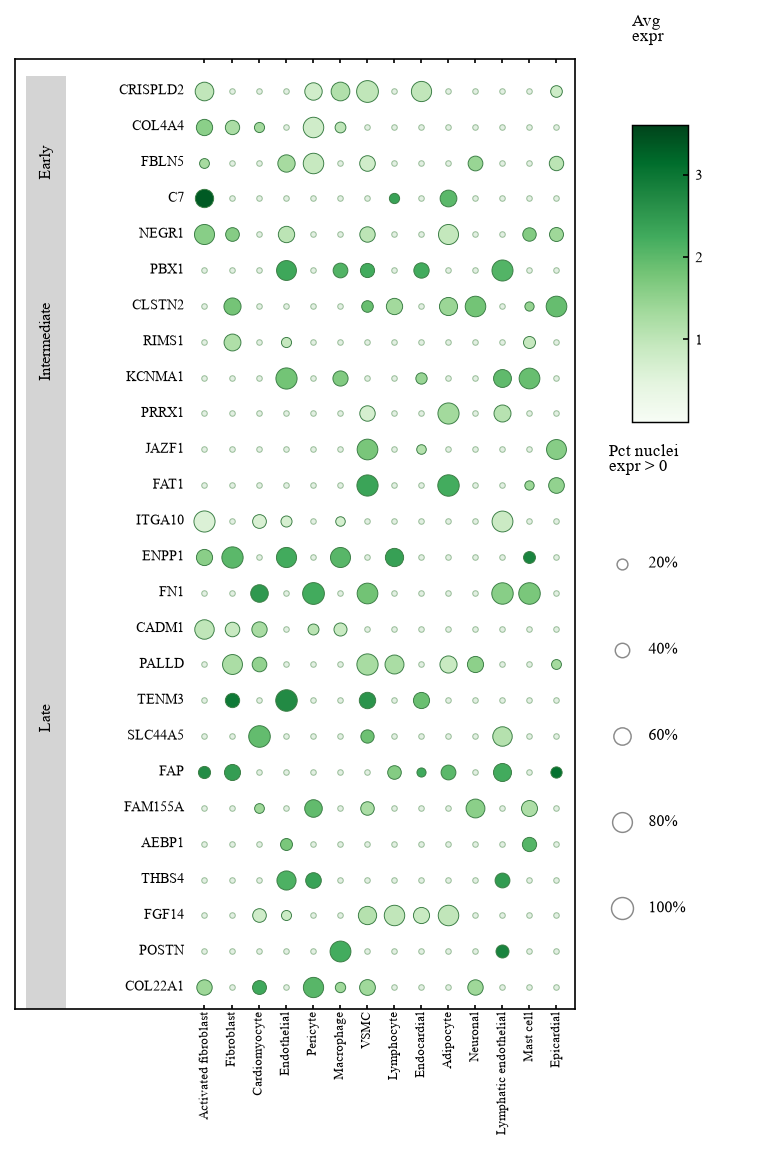

The script that drew this image:
# -*- coding: utf-8 -*-
"""案例11 - Nature 气泡热图: 26 基因 × 14 细胞类型。
点径=表达核比例, 绿色深浅=平均表达; 左侧分组灰条; 右侧色条+尺寸图例。
参考：同类期刊常见的「气泡热图（点阵热图）」版式（详见同名 case 卡）。"""
import sys, os
HERE = os.path.dirname(os.path.abspath(__file__))
sys.path.insert(0, os.path.join(HERE, 'lib'))
from paper_style import *

set_style()

import numpy as np
import matplotlib.pyplot as plt
from matplotlib.colors import Normalize
from matplotlib.cm import ScalarMappable
from matplotlib.patches import Rectangle

genes = ['CRISPLD2', 'COL4A4', 'FBLN5', 'C7', 'NEGR1',
         'PBX1', 'CLSTN2', 'RIMS1', 'KCNMA1', 'PRRX1',
         'JAZF1', 'FAT1', 'ITGA10', 'ENPP1', 'FN1', 'CADM1', 'PALLD',
         'TENM3', 'SLC44A5', 'FAP', 'FAM155A', 'AEBP1', 'THBS4',
         'FGF14', 'POSTN', 'COL22A1']
groups = [('Early', 0, 5), ('Intermediate', 5, 10), ('Late', 10, 26)]
cells = ['Activated fibroblast', 'Fibroblast', 'Cardiomyocyte', 'Endothelial',
         'Pericyte', 'Macrophage', 'VSMC', 'Lymphocyte', 'Endocardial',
         'Adipocyte', 'Neuronal', 'Lymphatic endothelial', 'Mast cell',
         'Epicardial']
ng, nc = len(genes), len(cells)

r = rng(11)
# 每基因平均表达水平与每细胞类型表达比例
avg = np.zeros((ng, nc))
pct = np.zeros((ng, nc))
for i in range(ng):
    base = r.uniform(0.8, 3.4)
    k = r.integers(2, 8)               # 表达的细胞类型数
    idx = r.choice(nc, size=k, replace=False)
    idx = np.concatenate([idx[:2], idx])   # 前两个细胞类型几乎总表达
    for j in idx:
        avg[i, j] = base * r.uniform(0.55, 1.15)
        pct[i, j] = r.uniform(0.12, 1.0)
    # 低表达背景点
    bg = r.choice(nc, size=r.integers(3, 7), replace=False)
    for j in bg:
        if pct[i, j] == 0:
            avg[i, j] = r.uniform(0.2, 0.7)
            pct[i, j] = r.uniform(0.02, 0.10)

norm = Normalize(vmin=0, vmax=3.6)
cmap = plt.get_cmap('Greens')

def dot_size(p):
    return 6 + 105 * p

fig = plt.figure(figsize=cm2in(15.5, 19.5))
gs = fig.add_gridspec(1, 2, width_ratios=[3.4, 1.0], wspace=0.02,
                      left=0.17, right=0.97, top=0.985, bottom=0.16)
gsr = gs[0, 1].subgridspec(2, 1, height_ratios=[1.0, 1.5], hspace=0.05)
ax = fig.add_subplot(gs[0, 0])
ax_c = fig.add_subplot(gsr[0])
ax_s = fig.add_subplot(gsr[1])

# ---- 气泡矩阵
for i in range(ng):
    for j in range(nc):
        p, a = pct[i, j], avg[i, j]
        if p < 0.11:                      # 背景小点: 浅灰绿空心
            ax.scatter(j, i, s=7, facecolor='#e2efe2', edgecolor='#9bbf9b',
                       linewidths=0.5, zorder=3)
        else:
            ax.scatter(j, i, s=dot_size(p), facecolor=cmap(norm(a)),
                       edgecolor='#3a7d44', linewidths=0.45, zorder=3)

ax.set_xlim(-7.0, nc - 0.3)
ax.set_ylim(ng - 0.4, -0.9)
ax.set_xticks(np.arange(nc))
ax.set_xticklabels(cells, rotation=90, fontsize=6.3)
ax.tick_params(axis='x', pad=1.5, length=2)
ax.set_yticks([])
for sp in ax.spines.values():
    sp.set_visible(True)
    sp.set_linewidth(0.8)

# ---- 基因名 + 分组灰条
for i, g in enumerate(genes):
    ax.text(-0.75, i, g, ha='right', va='center', fontsize=6.8)
for name, i0, i1 in groups:
    ax.add_patch(Rectangle((-6.6, i0 - 0.42), 1.5, (i1 - i0) - 0.16 + 0.42,
                           facecolor='#d4d4d4', edgecolor='none', zorder=1))
    ax.text(-5.85, (i0 + i1 - 1) / 2.0, name, rotation=90, ha='center',
            va='center', fontsize=7.5)

# ---- 右上: Avg expr 色条
ax_c.axis('off')
sm = ScalarMappable(norm=norm, cmap=cmap)
cb = fig.colorbar(sm, cax=ax_c.inset_axes([0.30, 0.02, 0.34, 0.80]),
                  ticks=[1, 2, 3])
cb.ax.tick_params(labelsize=7, length=2.5)
cb.outline.set_linewidth(0.7)
ax_c.text(0.30, 1.12, 'Avg\nexpr', transform=ax_c.transAxes,
          fontsize=8, ha='left', va='top', linespacing=1.1)

# ---- 右下: Pct nuclei 尺寸图例
ax_s.axis('off')
ax_s.set_xlim(0, 1)
ax_s.set_ylim(0, 1)
ax_s.text(0.16, 1.02, 'Pct nuclei\nexpr > 0', transform=ax_s.transAxes,
          fontsize=8, ha='left', va='top', linespacing=1.15)
levels = [0.2, 0.4, 0.6, 0.8, 1.0]
for k, p in enumerate(levels):
    y = 0.80 - k * 0.155
    ax_s.scatter(0.24, y, s=dot_size(p), facecolor='white',
                 edgecolor='#8a8a8a', linewidths=0.7)
    ax_s.text(0.40, y, '%d%%' % (p * 100), ha='left', va='center', fontsize=7.5)

save(fig, 'case_seg011.png')
